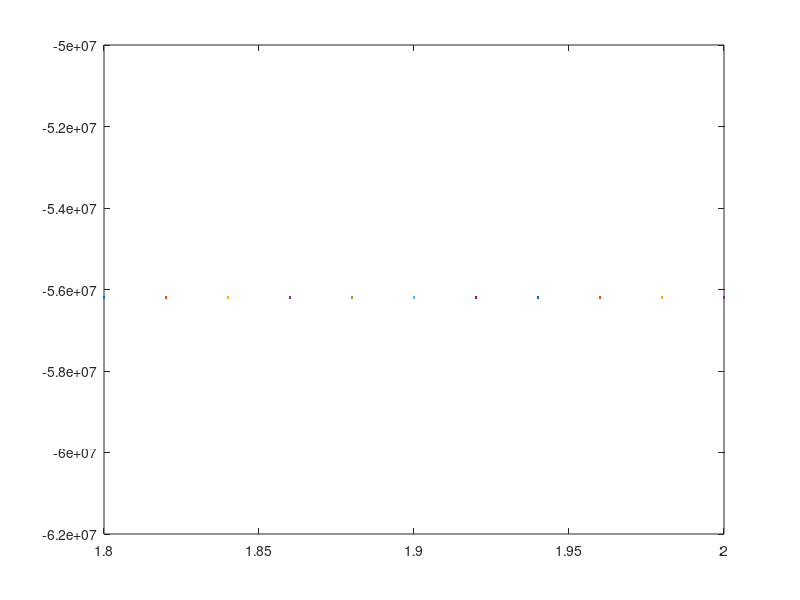

This figure's MATLAB source:
clc
clear all
e = @(x) exp(-50*(x - 1.7).^2)*(1.19683*(10^11)*(x.^4) - 8.13842*(10^11)*(x.^3)
 + 2.06812*(10^12)*(x.^2) - 2.32759*(10^12)*x + 9.78885*(10^11))';
a = 1.8;
b = 2;
N = 10;
t = linspace(a, b, N+1);
y = e(t)
plot(t, y)
max(y)
h = (b-a)/N
erro = max(abs(y))*h^4*(b - a)/180